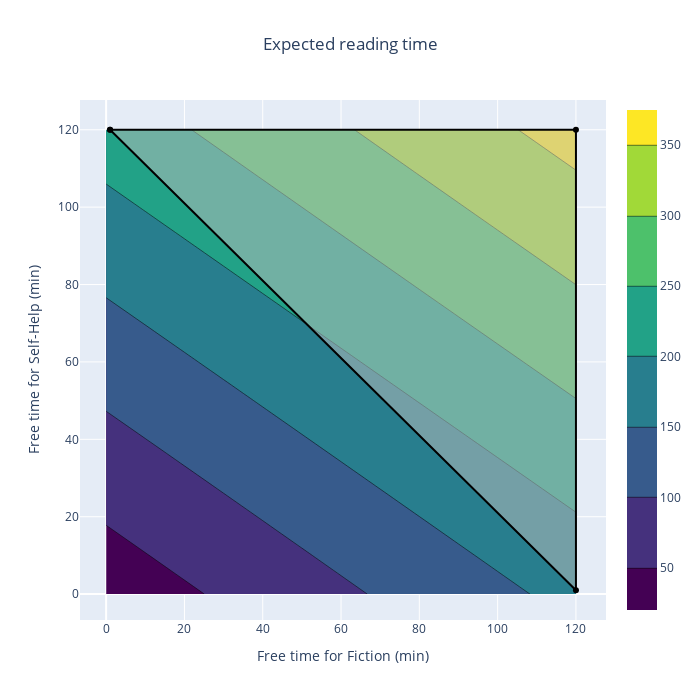

Notebook code cell kept with this figure:
### Markdown cell above
### 3. Sample all allocations of free time below 120 minutes

### Code cell
plot_reading_for_2d_allocation(
    max_time=120, 
    estimators=sm_reading, 
    type_estimator="smt_kriging_reading", 
    sampling_step=10,
)

### Figure 1 — Plotly figure (JSON) as saved in the notebook; plotly's stock layout.template omitted (floating-point values rounded to 4 significant figures; data arrays with more than 128 entries replaced by an {"elided": "..."} marker saying what was removed)
{"data": [{"colorscale": [[0, "#440154"], [0.1111, "#482878"], [0.2222, "#3e4989"], [0.3333, "#31688e"], [0.4444, "#26828e"], [0.5556, "#1f9e89"], [0.6667, "#35b779"], [0.7778, "#6ece58"], [0.8889, "#b5de2b"], [1, "#fde725"]], "type": "contour", "x": [0, 10, 20, 30, 40, 50, 60, 70, 80, 90, 100, 110, 120], "y": [0, 10, 20, 30, 40, 50, 60, 70, 80, 90, 100, 110, 120], "z": {"elided": "13x13 float values"}}, {"fill": "toself", "fillcolor": "rgba(192, 192, 192, 0.5)", "hoverinfo": "text", "hoveron": "points+fills", "line": {"color": "black"}, "text": "Not available", "type": "scatter", "x": [1, 120, 120, 1], "y": [120, 120, 1, 120]}], "layout": {"autosize": false, "height": 700, "title": {"text": "Expected reading time", "x": 0.5}, "width": 700, "xaxis": {"title": {"text": "Free time for Fiction (min)"}}, "yaxis": {"title": {"text": "Free time for Self-Help (min)"}}}}
